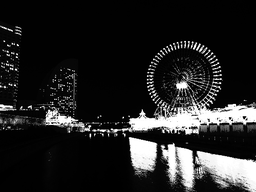
#> input picture Project1_0410893_廖冠勳/Second/problem2_2.bmp, 256 x 192 px, shrunk from 500 x 375 before the run
$ python histogramSpecification.py problem2_2.bmp   (older library calls are emulated)
#> lines starting #> are read from the running program, lines starting #| are printed output that depends on the picture
import matplotlib
import matplotlib.pyplot as plt
import numpy as np

from skimage import img_as_float
from skimage import exposure
import sys
import cv2 as cv
import scipy, scipy.misc, scipy.signal

matplotlib.rcParams['font.size'] = 8


def build_is_hist(img):
    hei = img.shape[0]
    wid = img.shape[1]
    ch = img.shape[2]
    Img = np.zeros((hei+4, wid+4, ch))
    for i in range(ch):
        Img[:,:,i] = np.pad(img[:,:,i], (2,2), 'edge')
    hsv = (matplotlib.colors.rgb_to_hsv(Img))
    hsv[:,:,0] = hsv[:,:,0] * 255
    hsv[:,:,1] = hsv[:,:,1] * 255
    hsv[hsv>255] = 255
    hsv[hsv<0] = 0
    hsv = hsv.astype(np.uint8).astype(np.float64)
    fh = np.array([[-1.0,0.0,1.0],[-2.0,0.0,2.0],[-1.0,0.0,1.0]])
    fv = fh.conj().T

    H = hsv[:,:,0]
    S = hsv[:,:,1]
    I = hsv[:,:,2]

    dIh = scipy.signal.convolve2d(I, np.rot90(fh, 2), mode='same')
    dIv = scipy.signal.convolve2d(I, np.rot90(fv, 2), mode='same')
    dIh[dIh==0] = 0.00001
    dIv[dIv==0] = 0.00001
    dI = np.sqrt(dIh**2+dIv**2).astype(np.uint32)
    di = dI[2:hei+2,2:wid+2]

    dSh = scipy.signal.convolve2d(S, np.rot90(fh, 2), mode='same')
    dSv = scipy.signal.convolve2d(S, np.rot90(fv, 2), mode='same')
    dSh[dSh==0] = 0.00001
    dSv[dSv==0] = 0.00001
    dS = np.sqrt(dSh**2+dSv**2).astype(np.uint32)
    ds = dS[2:hei+2,2:wid+2]


    h = H[2:hei+2,2:wid+2]
    s = S[2:hei+2,2:wid+2]
    i = I[2:hei+2,2:wid+2].astype(np.uint8)

    Imean = scipy.signal.convolve2d(I,np.ones((5,5))/25, mode='same')
    Smean = scipy.signal.convolve2d(S,np.ones((5,5))/25, mode='same')

    Rho = np.zeros((hei+4,wid+4))
    for p in range(2,hei+2):
        for q in range(2,wid+2):
            tmpi = I[p-2:p+3,q-2:q+3]
            tmps = S[p-2:p+3,q-2:q+3]
            corre = np.corrcoef(tmpi.flatten('F'),tmps.flatten('F'))
            Rho[p,q] = corre[0,1]

    rho = np.abs(Rho[2:hei+2,2:wid+2])
    rho[np.isnan(rho)] = 0
    rd = (rho*ds).astype(np.uint32)
    Hist_I = np.zeros((256,1))
    Hist_S = np.zeros((256,1))

    for n in range(0,255):
        temp = np.zeros(di.shape)
        temp[i==n] = di[i==n]
        Hist_I[n+1] = np.sum(temp.flatten('F'))
        temp = np.zeros(di.shape)
        temp[i==n] = rd[i==n]
        Hist_S[n+1] = np.sum(temp.flatten('F'))

    return Hist_I, Hist_S


def dhe(img):
    alpha=0.5
    hist_i, hist_s = build_is_hist(img)
    hist_c = alpha*hist_s + (1-alpha)*hist_i
    hist_sum = np.sum(hist_c)
    hist_cum = hist_c.cumsum(axis=0)

    hsv = matplotlib.colors.rgb_to_hsv(img)
    h = hsv[:,:,0]
    s = hsv[:,:,1]
    i = hsv[:,:,2].astype(np.uint8)

    c = hist_cum / hist_sum
    s_r = (c * 255)
    i_s = np.zeros(i.shape)
    for n in range(0,255):
        i_s[i==n] = s_r[n+1]/255.0
    i_s[i==255] = 1
    hsi_o = np.stack((h,s,i_s), axis=2)
    result = matplotlib.colors.hsv_to_rgb(hsi_o)

    result = result * 255
    result[result>255] = 255
    result[result<0] = 0
    return result.astype(np.uint8)


def plot_img_and_hist(image, axes, bins=256):
    """Plot an image along with its histogram and cumulative histogram.

    """
    image = img_as_float(image)
    ax_img, ax_hist = axes
    ax_cdf = ax_hist.twinx()

    # Display image
    ax_img.imshow(image, cmap=plt.cm.gray)
    ax_img.set_axis_off()

    # Display histogram
    ax_hist.hist(image.ravel(), bins=bins, histtype='step', color='black')
    ax_hist.ticklabel_format(axis='y', style='scientific', scilimits=(0, 0))
    ax_hist.set_xlabel('Pixel intensity')
    ax_hist.set_xlim(0, 1)
    ax_hist.set_yticks([])

    # Display cumulative distribution
    img_cdf, bins = exposure.cumulative_distribution(image, bins)
    ax_cdf.plot(bins, img_cdf, 'r')
    ax_cdf.set_yticks([])

    return ax_img, ax_hist, ax_cdf

def hist_specification(img):
    img_rescale = exposure.rescale_intensity(img, in_range=(p2, p98))
    alpha=0.5
    hist_i, hist_s = build_is_hist(img)
    hist_c = alpha*hist_s + (1-alpha)*hist_i
    hist_sum = np.sum(hist_c)
    hist_cum = hist_c.cumsum(axis=0)

    hsv = matplotlib.colors.rgb_to_hsv(img)
    h = hsv[:,:,0]
    s = hsv[:,:,1]
    i = hsv[:,:,2].astype(np.uint8)
    picture=exposure.equalize_adapthist(img, clip_limit=0.03)
    c = hist_cum / hist_sum
    s_r = (c * 255)
    i_s = np.zeros(i.shape)
    for n in range(0,255):
        i_s[i==n] = s_r[n+1]/255.0
    i_s[i==255] = 1
    hsi_o = np.stack((h,s,i_s), axis=2)
    result = matplotlib.colors.hsv_to_rgb(hsi_o)

    result = result * 255
    result[result>255] = 255
    result[result<0] = 0
    return picture

# Load an example image
#imagename=sys.argv[1]
img = cv.imread('problem2_2.bmp')
#> img is the input picture: shape (192, 256, 3); min 0, max 255, mean 37.3

# Contrast stretching
p2, p98 = np.percentile(img, (2, 98))
#> p2 = 0; p98 = 255
img_rescale = exposure.rescale_intensity(img, in_range=(p2, p98))

# Equalization
img_eq = dhe(img)
#> after the loop in build_is_hist, `for i in range(ch):`:
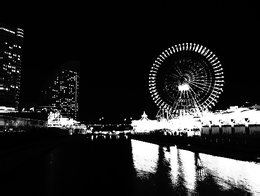
#> Img: shape (196, 260, 3) float64; min 0, max 255, mean 36.8
#> in build_is_hist, `hsv = (matplotlib.colors.rgb_to_hsv(Img))`: hsv: shape (196, 260, 3) float64; mean of channels 0, 1, 2 0, 0, 36.8
#> in build_is_hist, `H = hsv[:,:,0]`: H: shape (196, 260) float64; every value is 0
#> in build_is_hist, `dIv = scipy.signal.convolve2d(I, np.rot90(fv, 2), mode='same')`:
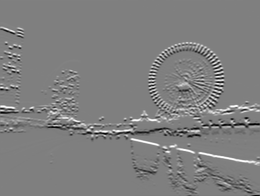
#> dIv: shape (196, 260) float64; min -1020, max 1020, mean 0.2; drawn with min black and max white
#> in build_is_hist, `di = dI[2:hei+2,2:wid+2]`:
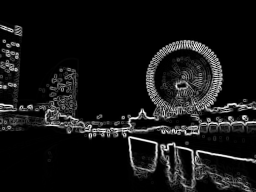
#> di: shape (192, 256) uint32; min 0, max 1069, mean 90.4; drawn with min black and max white
#> in build_is_hist, `dSh[dSh==0] = 0.00001`: dSh: shape (196, 260) float64; every value is 1e-05
#> in build_is_hist, `dS = np.sqrt(dSh**2+dSv**2).astype(np.uint32)`: dS: shape (196, 260) uint32; every value is 0
#> in build_is_hist, `ds = dS[2:hei+2,2:wid+2]`: ds: shape (192, 256) uint32; every value is 0
#> in build_is_hist, `h = H[2:hei+2,2:wid+2]`: h: shape (192, 256) float64; every value is 0
#> in build_is_hist, `Imean = scipy.signal.convolve2d(I,np.ones((5,5))/25, mode='same')`:
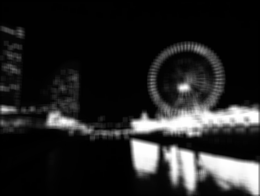
#> Imean: shape (196, 260) float64; min 0, max 255, mean 36.5
#> after the loop in build_is_hist, `for p in range(2,hei+2):`: Rho: shape (196, 260) float64; 96.45% of the values are NaN or infinite; the others: min 0, max 0, mean 0
#> in build_is_hist, `rho = np.abs(Rho[2:hei+2,2:wid+2])`: rho: shape (192, 256) float64; every value is NaN or infinite
#> after the loop in build_is_hist, `for n in range(0,255):`: Hist_I = 256 values, max 461745 at index 1, min 0 at index 0, mean 16595.3; Hist_S = 256 values from 0 to 0
#> in dhe, `hist_i, hist_s = build_is_hist(img)`: hist_i has the same summary as Hist_I in build_is_hist
#> in dhe, `hist_c = alpha*hist_s + (1-alpha)*hist_i`: hist_c = 256 values, max 230872.5 at index 1, min 0 at index 0, mean 8297.6
#> in dhe, `hist_sum = np.sum(hist_c)`: hist_sum = 2124195
#> in dhe, `hist_cum = hist_c.cumsum(axis=0)`: hist_cum = 256 values from 0 to 2124195
#> in dhe, `hsv = matplotlib.colors.rgb_to_hsv(img)`: hsv: shape (192, 256, 3) float32; mean of channels 0, 1, 2 0, 0, 37.3
#> in dhe, `c = hist_cum / hist_sum`: c = 256 values from 0 to 1
#> in dhe, `s_r = (c * 255)`: s_r = 256 values from 0 to 255
#> in dhe, `i_s[i==255] = 1`:
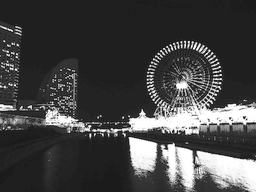
#> i_s: shape (192, 256) float64; min 0.109, max 1, mean 0.275
#> in dhe, `hsi_o = np.stack((h,s,i_s), axis=2)`: hsi_o: shape (192, 256, 3) float64; mean of channels 0, 1, 2 0, 0, 0.275

# Specification
img_specification =hist_specification(img)
#> in hist_specification, `hist_i, hist_s = build_is_hist(img)`: hist_i has the same summary as Hist_I in build_is_hist; hist_s = 256 values from 0 to 0
#> in hist_specification, `hist_sum = np.sum(hist_c)`: hist_sum = 2124195
#> in hist_specification, `hist_cum = hist_c.cumsum(axis=0)`: hist_cum = 256 values from 0 to 2124195
#> in hist_specification, `picture=exposure.equalize_adapthist(img, clip_limit=0.03)`:
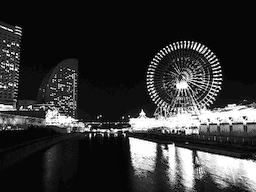
#> picture: shape (192, 256, 3) float64; min 0, max 1, mean 0.204
#> in hist_specification, `c = hist_cum / hist_sum`: c = 256 values from 0 to 1
#> in hist_specification, `s_r = (c * 255)`: s_r = 256 values from 0 to 255

# Display results
fig = plt.figure(figsize=(8, 5))
axes = np.zeros((2, 4), dtype=np.object)
axes[0, 0] = fig.add_subplot(2, 4, 1)
for i in range(1, 4):
    axes[0, i] = fig.add_subplot(2, 4, 1+i, sharex=axes[0,0], sharey=axes[0,0])
for i in range(0, 4):
    axes[1, i] = fig.add_subplot(2, 4, 5+i)

ax_img, ax_hist, ax_cdf = plot_img_and_hist(img, axes[:, 0])
#> in plot_img_and_hist, `img_cdf, bins = exposure.cumulative_distribution(image, bins)`: img_cdf = 256 values from 0.0668 to 1; bins = 256 values from 0.00195 to 0.998
ax_img.set_title('Low contrast image')

y_min, y_max = ax_hist.get_ylim()
#> y_min = 0; y_max = 63475.7
ax_hist.set_ylabel('Number of pixels')
ax_hist.set_yticks(np.linspace(0, y_max, 5))

ax_img, ax_hist, ax_cdf = plot_img_and_hist(img_rescale, axes[:, 1])
ax_img.set_title('Contrast stretching')

ax_img, ax_hist, ax_cdf = plot_img_and_hist(img_eq, axes[:, 2])
ax_img.set_title('Histogram equalization')
scipy.misc.imsave('problem2_2_histogram_equ.bmp', img_eq)

ax_img, ax_hist, ax_cdf = plot_img_and_hist(img_specification, axes[:, 3])
ax_img.set_title('Histogram specification')
scipy.misc.imsave('prblem2_2_specification.bmp', img_specification)

ax_cdf.set_ylabel('Fraction of total intensity')
ax_cdf.set_yticks(np.linspace(0, 1, 5))

# prevent overlap of y-axis labels
fig.tight_layout()
plt.show()
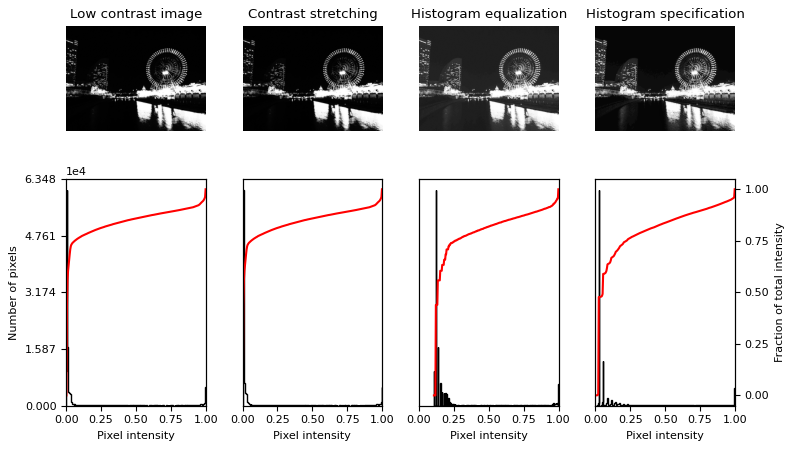
#> figure drawn by matplotlib, 12 panels; panel 12: curve peaks at x = 0.998, y = 1

$ run again, with Project1_0410893_廖冠勳/Second/problem2_1.bmp copied over Project1_0410893_廖冠勳/Second/problem2_2.bmp
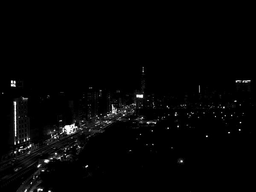
#> input picture Project1_0410893_廖冠勳/Second/problem2_1.bmp, 256 x 192 px, shrunk from 600 x 450 before the run
#> img is the input picture: shape (192, 256, 3); min 0, max 255, mean 4.9
#> p2 = 0; p98 = 62
#> H: shape (196, 260) float64; every value is 0
#> dSh: shape (196, 260) float64; every value is 1e-05
#> dS: shape (196, 260) uint32; every value is 0
#> ds: shape (192, 256) uint32; every value is 0
#> h: shape (192, 256) float64; every value is 0
#> rho: shape (192, 256) float64; every value is NaN or infinite
#> after the loop in build_is_hist, `for n in range(0,255):`: Hist_I = 256 values, max 119865 at index 1, min 0 at index 0, mean 4947.4; Hist_S = 256 values from 0 to 0
#> in dhe, `hist_i, hist_s = build_is_hist(img)`: hist_i has the same summary as Hist_I in build_is_hist
#> in dhe, `hist_c = alpha*hist_s + (1-alpha)*hist_i`: hist_c = 256 values, max 59932.5 at index 1, min 0 at index 0, mean 2473.7
#> in dhe, `hist_sum = np.sum(hist_c)`: hist_sum = 633269.5
#> in dhe, `hist_cum = hist_c.cumsum(axis=0)`: hist_cum = 256 values from 0 to 633269.5
#> in dhe, `c = hist_cum / hist_sum`: c = 256 values from 0 to 1
#> in dhe, `s_r = (c * 255)`: s_r = 256 values from 0 to 255
#> after the loop in dhe, `for n in range(0,255):`:
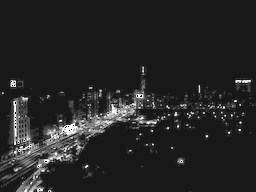
#> i_s: shape (192, 256) float64; min 0, max 1, mean 0.146
#> hsi_o: shape (192, 256, 3) float64; mean of channels 0, 1, 2 0, 0, 0.146
#> in hist_specification, `hist_i, hist_s = build_is_hist(img)`: hist_i has the same summary as Hist_I in build_is_hist; hist_s = 256 values from 0 to 0
#> in hist_specification, `hist_sum = np.sum(hist_c)`: hist_sum = 633269.5
#> in hist_specification, `hist_cum = hist_c.cumsum(axis=0)`: hist_cum = 256 values from 0 to 633269.5
#> in hist_specification, `picture=exposure.equalize_adapthist(img, clip_limit=0.03)`:
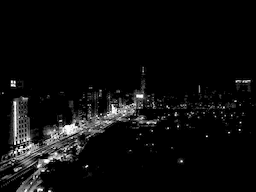
#> picture: shape (192, 256, 3) float64; min 0, max 1, mean 0.0512
#> in hist_specification, `c = hist_cum / hist_sum`: c = 256 values from 0 to 1
#> in hist_specification, `s_r = (c * 255)`: s_r = 256 values from 0 to 255
#> img_cdf = 256 values from 0.797 to 1; bins = 256 values from 0.00195 to 0.998
#> y_min = 0; y_max = 123363.4
